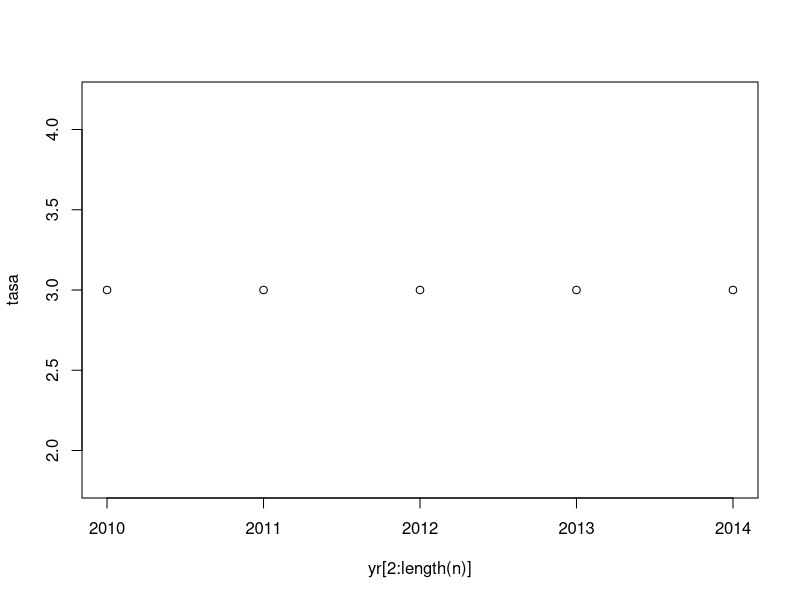
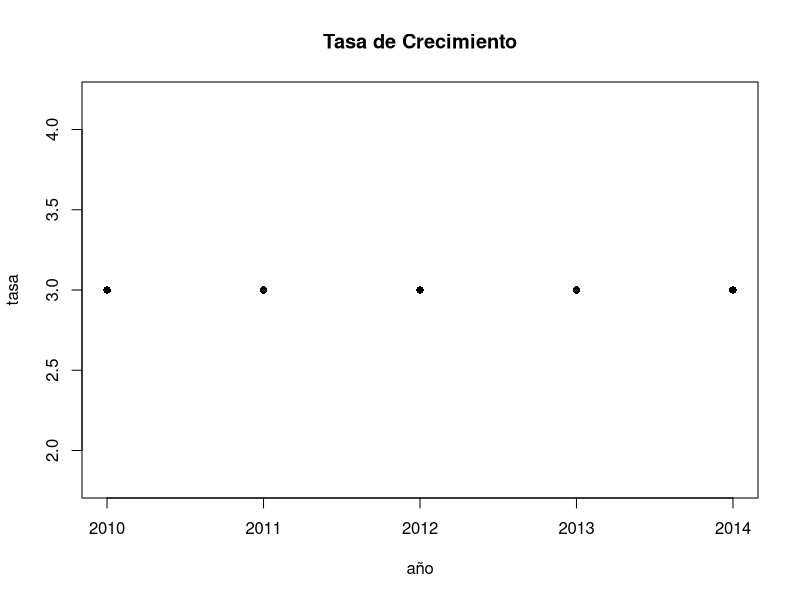
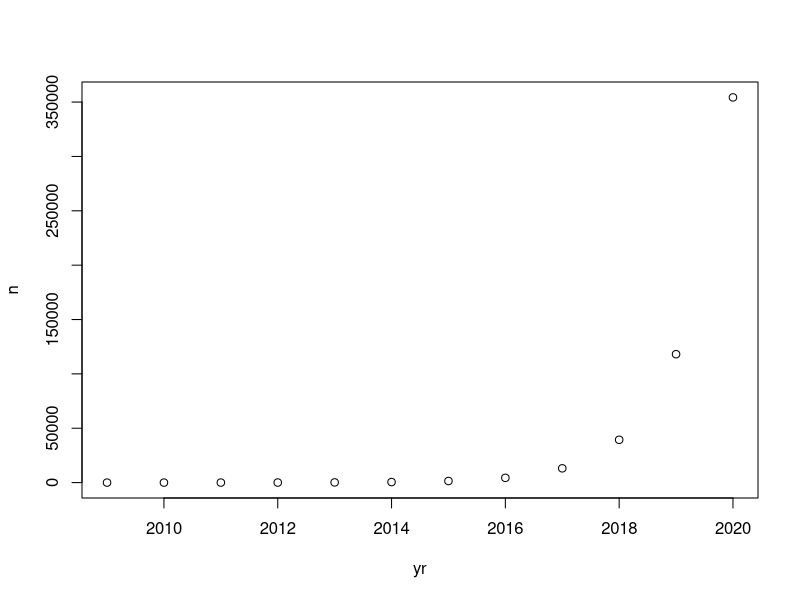
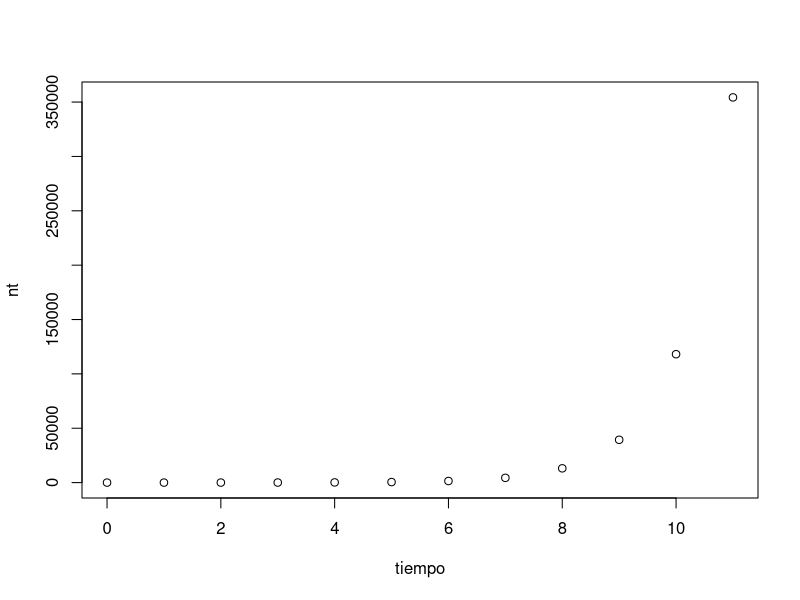
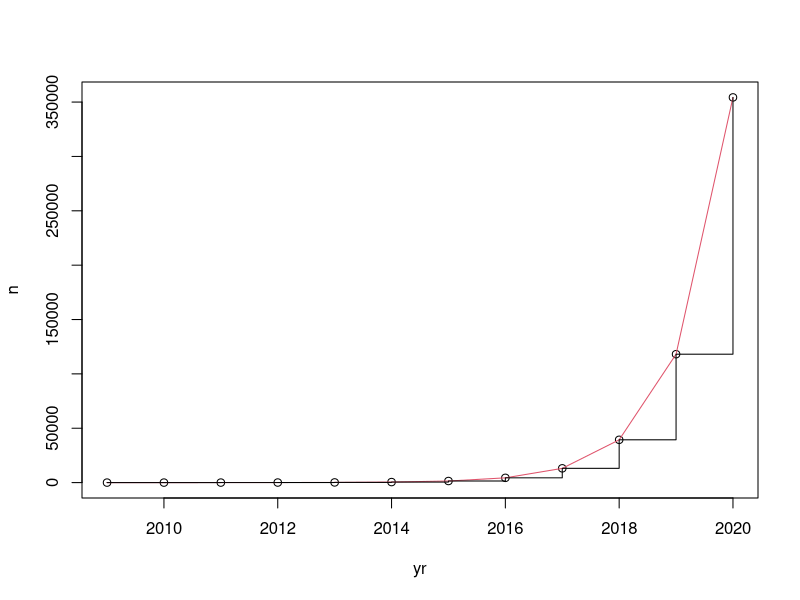
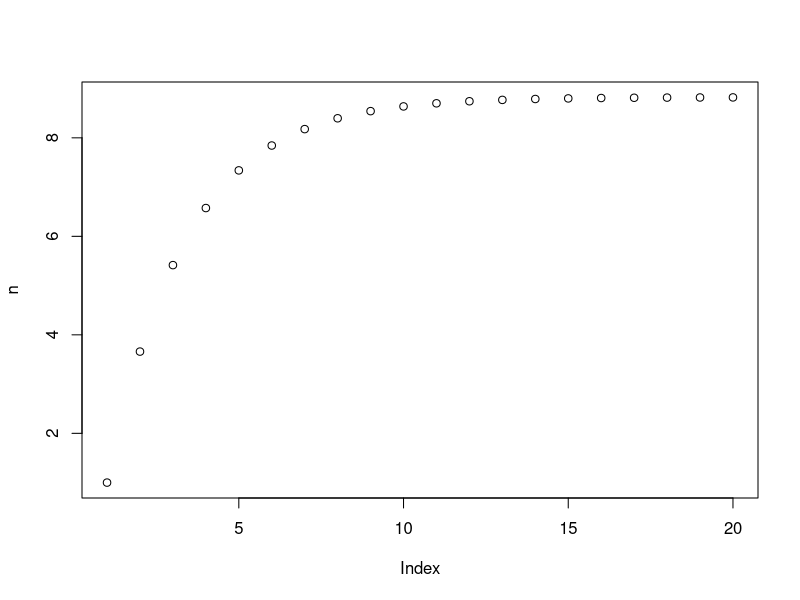
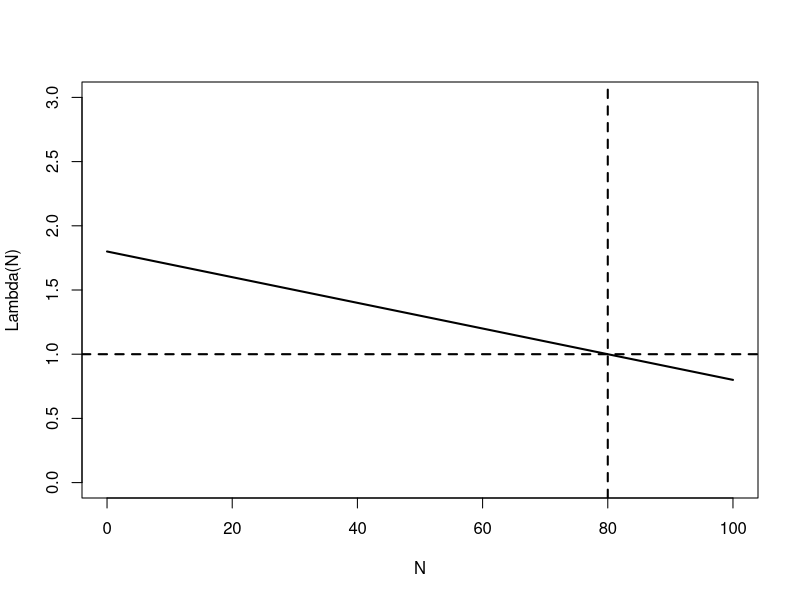
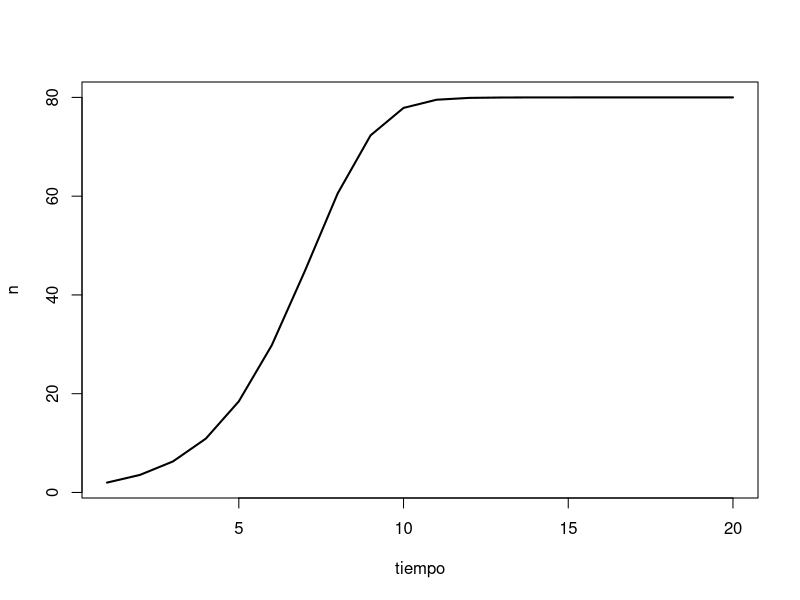

Source code (R) for these figures, in order:
## ---- chunk 1
2 + 2

2 * 3

3^2

2/3

exp(1)

log(10)

log10(10)
## ---- chunk 2
2 > 1

2 == 1

2 <= 2 
## ---- chunk 3
n <- c(2, 6, 18, 54, 162, 486)  
## ---- chunk 4
n
## ---- chunk 5
yr <- 2009:2014
## ---- chunk 6
n[2]
## ---- chunk 7
n[yr==2010]
## ---- chunk 8
idx <- which(yr == 2010)
n[idx]
## ---- chunk 9
n[3:6]
## ---- chunk 10
n[yr >= 2011]
## ---- chunk 11
idx <- which(yr > 2010)
n[idx]
## ---- chunk 12
tasa <- numeric(length(n) - 1)
## ---- chunk 13
for(i in 2:length(n)){
  tasa[i-1] <- n[i]/n[i-1]
}
## ---- chunk 14
for(i in 1:(length(n)-1)){
  tasa[i] <- n[i+1]/n[i]
}
## ---- chunk 15
tasa
## ---- chunk 16
plot(yr[2:length(n)], tasa)
## ---- chunk 17
plot(yr[2:length(n)], tasa, main="Tasa de Crecimiento", xlab="año", pch=16)
## ---- chunk 18
tasa <- n[2:6]/n[1:5]
## ---- chunk 19
lambda <- 3
yr <- c(yr, 2015:2020)
n <- c(n, numeric(6))
 
for(i in 7:length(n)){
  n[i] <- n[i-1] * lambda
}

plot(yr,n)
## ---- chunk 20
n0 <- 2
tiempo <- 0:11
nt <- n0 * lambda^tiempo

plot(tiempo, nt)

# o podemos graficar las dos trayectorias poblacionales
plot(yr,n)
lines(tiempo+yr[1], nt, col=2)
lines(tiempo+yr[1], nt, type="s") 

# 'lines' agrega lineas a un gr?fico existente
# 'col' es una opci?n de gr?ficos para definir colores
## ---- chunk 21
d=0.4
b=0.1
m=3 
n <- numeric(20)
n[1] <- 1
for(t in 1:19){
  n[t+1] <- n[t]*(1-d)*(1+b)+m
}
plot(n)
## ---- chunk 22
lambda <- 1.8
N <- 0:100
K <- 80  # capacidad de carga
rd <- lambda - 1 # rd es la tasa de crecimiento poblacional per cápita
plot(N, lambda - rd/K * N, type="l", ylab="Lambda(N)", ylim=c(0,3), lwd=2)
abline(h=1, lty=2, lwd=2)
abline(v=K, lty=2, lwd=2)

# simulemos una trayectoria
n0 <- 2
n <- numeric(20)
n[1] <- n0
for(t in 1:(length(n)-1)){
  n[t+1] <- n[t] + rd*n[t]*(1 - n[t]/K)
}

plot(1:length(n), n, type="l", lwd=2, xlab="tiempo")
## ---- chunk 23
logistic <- function(n0,rd,K,nyr=10){
  n <- numeric(nyr)
  n[1] <- n0
	for(t in 1:(length(n)-1)){
		n[t+1] <- n[t] + rd*n[t]*(1 - n[t]/K)
	}
	return(n)
}
## ---- chunk 24
n <- logistic(1,1.5,100) 
#y graficar
plot(n)
## ---- chunk 25
n <- logistic(1,1.5,100) 
#y graficar
plot(n)
## ---- chunk 26
n <- logistic(n0=1, rd=1.5, K=100, nyr=20)
## ---- chunk 27
n <- logistic(nyr=20, rd=1.5, n0=2, K=100)
## ---- chunk 28
n0 <- 2
rd <- 1.5
K <- 100
nyears <- 20  # no necesariamente usamos el mismo nombre

n <- logistic(nyr=nyears, rd=rd, n0=n0, K=K)
